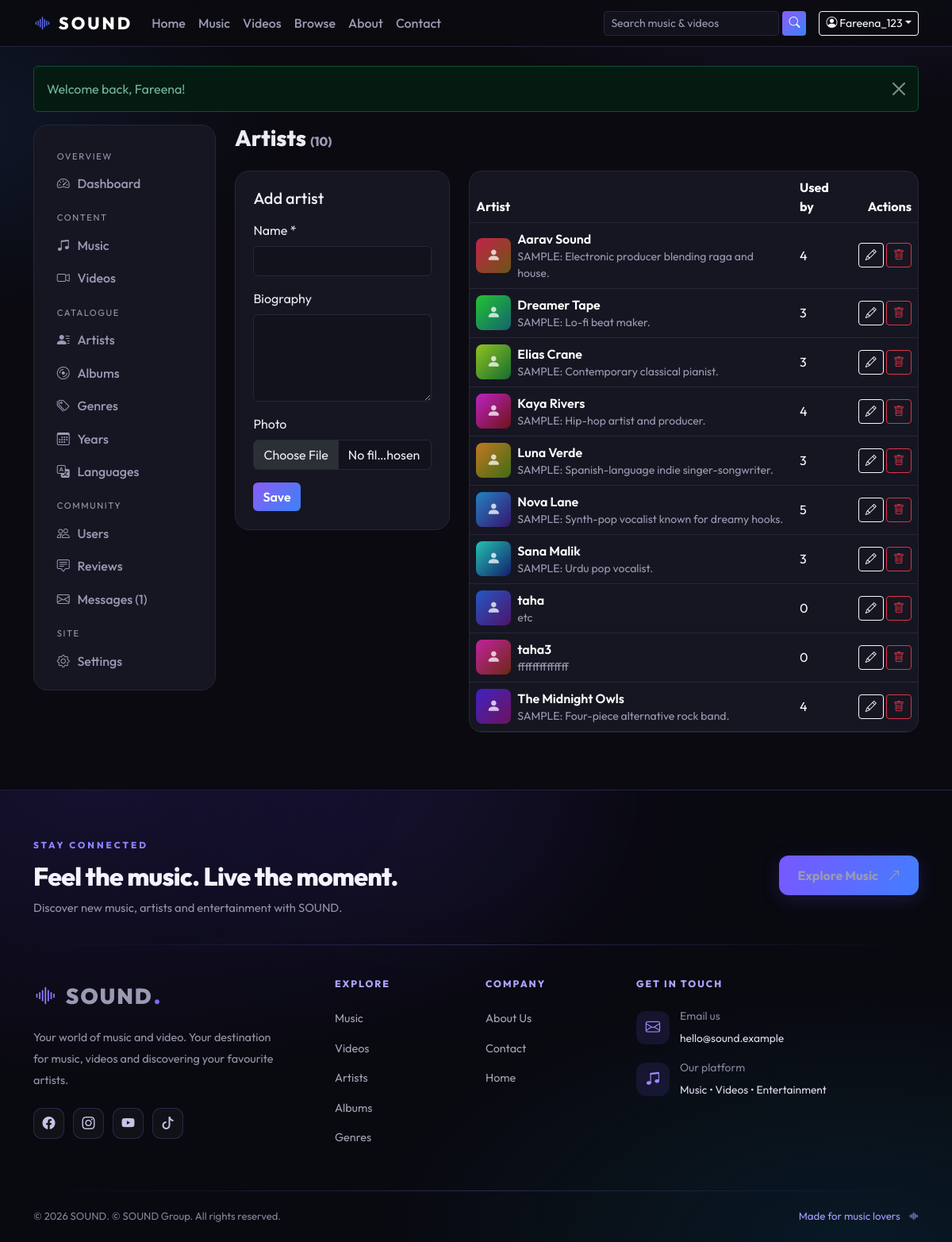
The app's page /admin/taxonomy.php (signed in) with its own data.
### tables this page shows
CREATE TABLE `users` (
  `id` int(10) UNSIGNED NOT NULL,
  `user_id` varchar(30) NOT NULL,
  `full_name` varchar(100) NOT NULL,
  `address` varchar(255) NOT NULL,
  `phone` varchar(25) NOT NULL,
  `email` varchar(120) NOT NULL,
  `password_hash` varchar(255) NOT NULL,
  `role` enum('user','admin') NOT NULL DEFAULT 'user',
  `status` enum('active','suspended') NOT NULL DEFAULT 'active',
  `created_at` timestamp NOT NULL DEFAULT current_timestamp()
);

CREATE TABLE `artists` (
  `id` int(10) UNSIGNED NOT NULL,
  `name` varchar(100) NOT NULL,
  `bio` text DEFAULT NULL,
  `image` varchar(255) DEFAULT NULL,
  `created_at` timestamp NOT NULL DEFAULT current_timestamp()
);

### admin/taxonomy.php (the view, shortened to what this page needs)
<?php
require_once __DIR__ . '/../includes/bootstrap.php';
require_admin();
$u = fn($col, $tbl = 'music') => "(SELECT COUNT(*) FROM $tbl x WHERE x.$col=%s)";
$cfg = [
  'artists' => [
    'Artist',
    'artists',
    'id',
    [['name', 'Name', 'text', 1], ['bio', 'Biography', 'textarea', 0], ['image', 'Photo', 'file', 0]],
    'SELECT a.id, a.name label, LEFT(a.bio,90) sub, a.image img, (SELECT COUNT(*) FROM music m WHERE m.artist_id=a.id)+(SELECT COUNT(*) FROM videos v WHERE v.artist_id=a.id)+(SELECT COUNT(*) FROM albums b WHERE b.artist_id=a.id) uses FROM artists a ORDER BY a.name'
  ],
  'albums' => [
    'Album',
    'albums',
    'id',
    [['title', 'Title', 'text', 1], ['artist_id', 'Artist', 'select:artists:id:name', 1], ['year', 'Year', 'select:years:year:year', 0], ['cover', 'Cover image', 'file', 0]],
    "SELECT al.id, al.title label, CONCAT(ar.name, IFNULL(CONCAT(' · ',al.year),'')) sub, al.cover img, (SELECT COUNT(*) FROM music m WHERE m.album_id=al.id) uses FROM albums al JOIN artists ar ON ar.id=al.artist_id ORDER BY al.title"
  ],
  'genres' => ['Genre', 'genres', 'id', [['name', 'Name', 'text', 1]], 'SELECT g.id, g.name label, NULL sub, NULL img, (SELECT COUNT(*) FROM music m WHERE m.genre_id=g.id)+(SELECT COUNT(*) FROM videos v WHERE v.genre_id=g.id) uses FROM genres g ORDER BY g.name'],
  'languages' => ['Language', 'languages', 'id', [['name', 'Name', 'text', 1]], 'SELECT l.id, l.name label, NULL sub, NULL img, (SELECT COUNT(*) FROM music m WHERE m.language_id=l.id)+(SELECT COUNT(*) FROM videos v WHERE v.language_id=l.id) uses FROM languages l ORDER BY l.name'],
  'years' => ['Year', 'years', 'year', [['year', 'Year (1900–2100)', 'number', 1]], 'SELECT y.year id, y.year label, NULL sub, NULL img, (SELECT COUNT(*) FROM music m WHERE m.year=y.year)+(SELECT COUNT(*) FROM videos v WHERE v.year=y.year)+(SELECT COUNT(*) FROM albums b WHERE b.year=y.year) uses FROM years y ORDER BY y.year DESC'],
];
$tk = $_GET['t'] ?? $_POST['t'] ?? 'artists';
[$label, $table, $pk, $fields, $listSql] = $cfg[$tk];
$self = 'admin/taxonomy.php?t=' . $tk;
require __DIR__ . '/_top.php';
$editId = isset($_GET['edit']) ? (int) $_GET['edit'] : 0;
$row = $editId ? one("SELECT * FROM $table WHERE $pk=?", [$editId]) : [];
$list = all($listSql);
?>
<div class="page-head">
  <h1 class="h3"><?= e($label) ?>s <small class="text-muted fs-6">(<?= count($list) ?>)</small></h1>
</div>
<div class="row g-4">
  <div class="col-xl-4">
    <form method="post" enctype="multipart/form-data" class="panel vstack gap-3"><?= csrf_field() ?><input type="hidden"
      <h2 class="h5 mb-0"><?= $editId ? 'Edit' : 'Add' ?> <?= e(strtolower($label)) ?></h2>
      <?php foreach ($fields as [$col, $lab, $ty, $req]): ?>
        <div><label class="form-label"><?= e($lab) ?><?= $req ? ' *' : '' ?></label>
          <?php if ($ty === 'textarea'): ?><textarea name="<?= $col ?>" rows="4" class="form-control"
              maxlength="3000"><?= e($row[$col] ?? '') ?></textarea>
          <?php elseif ($ty === 'file'): ?><input type="file" name="<?= $col ?>" accept="image/jpeg,image/png,image/webp"
              class="form-control"><?php if (!empty($row[$col])): ?>
              <div class="form-text">Current image kept unless you upload a new one.</div><?php endif; ?>
          <?php else: ?><input name="<?= $col ?>" type="<?= $ty === 'number' ? 'number' : 'text' ?>" class="form-control"
              value="<?= e($row[$col] ?? '') ?>" <?= $ty === 'number' ? 'min="1900" max="2100"' : 'maxlength="150"' ?>     <?= $req ? 'required' : '' ?>     <?= $tk === 'years' && $editId ? 'readonly' : '' ?>><?php endif; ?>
        </div><?php endforeach; ?>
      <div class="d-flex gap-2"><button class="btn btn-sound">Save</button><?php if ($editId): ?><a
            href="<?= e(url($self)) ?>" class="btn btn-outline-light">Cancel</a><?php endif; ?></div>
    </form>
  </div>
  <div class="col-xl-8">
    <div class="table-wrap">
      <table class="table align-middle mb-0">
        <thead>
          <tr>
            <th><?= e($label) ?></th>
            <th>Used by</th>
            <th class="text-end">Actions</th>
          </tr>
        </thead>
        <tbody>
          <?php foreach ($list as $r): ?>
            <tr>
              <td>
                <div class="d-flex align-items-center gap-2"><?php if ($tk === 'artists' || $tk === 'albums'): ?>
                    <div class="thumb-sm">
                      <?= cover_html(['id' => $r['id'], 'title' => $r['label'], $tk === 'artists' ? 'image' : 'cover' => $r['img']], $tk === 'artists' ? 'artist' : 'music') ?>
                    </div><?php endif; ?>
                  <div>
                    <div class="fw-semibold"><?= e($r['label']) ?></div><?php if ($r['sub']): ?>
                      <div class="small text-muted"><?= e($r['sub']) ?></div><?php endif; ?>
                  </div>
                </div>
              </td>
              <td><?= (int) $r['uses'] ?></td>
              <td class="text-end text-nowrap"><?php if ($tk !== 'years'): ?><a class="btn btn-sm btn-outline-light"
                    href="?t=<?= e($tk) ?>&edit=<?= (int) $r['id'] ?>"><i class="bi bi-pencil"></i></a> <?php endif; ?>
                <form method="post" class="d-inline"><?= csrf_field() ?><input type="hidden" name="do"
                    value="<?= (int) $r['id'] ?>"><button class="btn btn-sm btn-outline-danger"
                    data-confirm="Delete this <?= e(strtolower($label)) ?>?"><i class="bi bi-trash"></i></button></form>
              </td>
            </tr>
          <?php endforeach;
            echo '<tr><td colspan="3" class="text-center text-muted py-4">Nothing here yet.</td></tr>'; ?>
        </tbody>
      </table>
    </div>
  </div>
</div>
<?php require __DIR__ . '/_bottom.php'; ?>

### includes/header.php (shortened to what this page needs)
<?php
require_once __DIR__ . '/bootstrap.php';
$me = current_user();
$pageTitle = ($title ?? '') ? $title . ' · ' . setting('site_name', 'SOUND') : setting('site_name', 'SOUND') . ' – ' . setting('tagline');
$nav = ['index.php' => 'Home', 'music.php' => 'Music', 'videos.php' => 'Videos', 'browse.php' => 'Browse', 'about.php' => 'About', 'contact.php' => 'Contact'];
$_cur = basename($_SERVER['SCRIPT_NAME']);
?><!doctype html>
<html lang="en" data-bs-theme="dark">
<head>
<link href="https://cdn.jsdelivr.net/npm/bootstrap@5.3.3/dist/css/bootstrap.min.css" rel="stylesheet">
<link href="https://cdn.jsdelivr.net/npm/bootstrap-icons@1.11.3/font/bootstrap-icons.min.css" rel="stylesheet">
<link href="<?= e(url('assets/css/style.css')) ?>" rel="stylesheet">
</head>
<body>
<nav class="navbar navbar-expand-lg sound-nav sticky-top">
  <div class="container">
    <a class="navbar-brand brand" href="<?= e(url('index.php')) ?>"><i class="bi bi-soundwave"></i> <?= e(setting('site_name', 'SOUND')) ?></a>
    <div class="collapse navbar-collapse" id="mainNav">
      <ul class="navbar-nav me-auto mb-2 mb-lg-0">
        <?php foreach ($nav as $_href => $_label): ?><li class="nav-item"><a class="nav-link<?= $_cur === $_href ? ' active' : '' ?>" href="<?= e(url($_href)) ?>"><?= e($_label) ?></a></li><?php endforeach; ?>
      </ul>
      <form class="d-flex me-lg-3 my-2 my-lg-0 nav-search" action="<?= e(url('search.php')) ?>" method="get" role="search">
        <input class="form-control form-control-sm" type="search" name="q" placeholder="Search music & videos" aria-label="Search" maxlength="100">
        <button class="btn btn-sm btn-sound ms-1" aria-label="Search"><i class="bi bi-search"></i></button>
      </form>
      <div class="d-flex align-items-center gap-2">
      <?php if ($me): ?>
        <div class="dropdown">
          <button class="btn btn-sm btn-outline-light dropdown-toggle" data-bs-toggle="dropdown"><i class="bi bi-person-circle"></i> <?= e($me['user_id']) ?></button>
        </div>
      <?php else: ?>
        <a class="btn btn-sm btn-outline-light" href="<?= e(url('login.php')) ?>">Log in</a>
        <a class="btn btn-sm btn-sound" href="<?= e(url('register.php')) ?>">Sign up</a>
      <?php endif; ?>
      </div>
    </div>
  </div>
</nav>
<main class="container py-4 main-wrap">
<?= flash_render() ?>

### includes/bootstrap.php (shortened to what this page needs)
<?php
function db(): PDO {
    static $pdo = null;
    if ($pdo) return $pdo;
    try {
        $pdo = new PDO('mysql:host=' . DB_HOST . ';dbname=' . DB_NAME . ';charset=utf8mb4', DB_USER, DB_PASS, [
            PDO::ATTR_ERRMODE => PDO::ERRMODE_EXCEPTION,
            PDO::ATTR_DEFAULT_FETCH_MODE => PDO::FETCH_ASSOC,
            PDO::ATTR_EMULATE_PREPARES => false,
            PDO::MYSQL_ATTR_INIT_COMMAND => "SET NAMES utf8mb4, time_zone = '+00:00'",
        ]);
    } catch (PDOException $e) {
        http_response_code(500);
        exit('<h2 style="font-family:sans-serif">Database connection failed.</h2><p style="font-family:sans-serif">Check <code>includes/config.php</code> and make sure you imported <code>database/sound_db.sql</code>.</p>');
    }
    return $pdo;
}
function q(string $sql, array $p = []): PDOStatement { $s = db()->prepare($sql); $s->execute($p); return $s; }
function one(string $sql, array $p = []) { return q($sql, $p)->fetch() ?: null; }
function all(string $sql, array $p = []): array { return q($sql, $p)->fetchAll(); }
function e($v): string { return htmlspecialchars((string)$v, ENT_QUOTES | ENT_SUBSTITUTE, 'UTF-8'); }
function url(string $path = ''): string { return BASE_URL . '/' . ltrim($path, '/'); }
function setting(string $key, string $default = ''): string {
    static $cache = null;
    if ($cache === null) { $cache = []; foreach (all('SELECT setting_key, setting_value FROM settings') as $r) $cache[$r['setting_key']] = $r['setting_value']; }
    return $cache[$key] ?? $default;
}
function flash_render(): string {
    $out = '';
    foreach ($_SESSION['flash'] ?? [] as [$t, $m]) $out .= '<div class="alert alert-' . e($t) . ' alert-dismissible fade show" role="alert">' . e($m) . '<button type="button" class="btn-close" data-bs-dismiss="alert"></button></div>';
    return $out;
}
function current_user(): ?array {
    static $u = false;
    if ($u !== false) return $u;
    $u = null;
    if (!empty($_SESSION['uid'])) {
        $u = one('SELECT * FROM users WHERE id = ?', [$_SESSION['uid']]);
    }
    return $u;
}
function require_login(): array {
    $u = current_user();
    return $u;
}
function require_admin(): array {
    $u = require_login();
    return $u;
}
function hue(int $id): int { return ($id * 47) % 360; }
function cover_html(array $r, string $type, string $class = ''): string {
    $file = $r['cover'] ?? $r['thumbnail'] ?? $r['image'] ?? null;
    $h = hue((int)$r['id'] + ($type === 'video' ? 5 : ($type === 'artist' ? 11 : 0)));
    $icon = $type === 'video' ? 'bi-play-circle-fill' : ($type === 'artist' ? 'bi-person-fill' : 'bi-music-note-beamed');
    return '<div class="cover cover-ph ' . e($class) . '" style="--h:' . $h . '"><i class="bi ' . $icon . '"></i></div>';
}

### assets/css/style.css (style rules this page uses)
:root { --bg:#0a0a10;--bg2:#12121c;--card:#161622;--line:#262638;--p:#8b5cf6;--b:#3b82f6;--txt:#ececf5;--mut:#9a9ab3;--grad:linear-gradient(135deg,#8b5cf6,#3b82f6) }
html { scroll-behavior:smooth }
body { font-family:'Outfit',system-ui,-apple-system,Segoe UI,Roboto,sans-serif;background:radial-gradient(1000px 500px at 85% -10%,rgba(139,92,246,.18),transparent 60%),radial-gradient(800px 400px at -10% 10%,rgba(59,130,246,.12),transparent 60%),var(--bg);background-attachment:fixed;color:var(--txt);min-height:100vh }
[data-bs-theme=dark] { --bs-body-bg:var(--bg);--bs-body-color:var(--txt);--bs-border-color:var(--line);--bs-link-color:#a78bfa;--bs-link-hover-color:#c4b5fd;--bs-secondary-color:var(--mut) }
a { text-decoration:none }
.text-muted { color:var(--mut)!important }
.main-wrap { min-height:70vh }
.sound-nav { background:rgba(10,10,16,.8);backdrop-filter:blur(14px);border-bottom:1px solid var(--line) }
.brand { font-weight:800;letter-spacing:.14em;font-size:1.35rem;color:#fff!important }
.brand i { background:var(--grad);-webkit-background-clip:text;background-clip:text;color:transparent }
.sound-nav .nav-link { color:var(--mut);font-weight:500;position:relative }
.nav-search input { background:var(--bg2);border-color:var(--line);min-width:220px }
.form-control,.form-select { background-color:var(--bg2);border-color:var(--line) }
.btn-sound { background:var(--grad);border:0;color:#fff;font-weight:600;transition:transform .15s,box-shadow .2s,filter .2s }
.page-head { margin-bottom:1.5rem }
.page-head h1 { font-weight:800;margin:0 }
.cover { width:100%;height:100%;object-fit:cover;display:block }
.cover-ph { display:flex;align-items:center;justify-content:center;background:linear-gradient(135deg,hsl(var(--h) 70% 45%),hsl(calc(var(--h) + 60) 70% 25%));color:rgba(255,255,255,.75);font-size:3rem;aspect-ratio:inherit;min-height:100% }
.panel { background:var(--card);border:1px solid var(--line);border-radius:18px;padding:1.4rem }
.table { --bs-table-bg:transparent;--bs-table-border-color:var(--line) }
.table-wrap { background:var(--card);border:1px solid var(--line);border-radius:16px;overflow:auto }
.thumb-sm { width:44px;height:44px;border-radius:8px;overflow:hidden;flex:none }
.thumb-sm .cover-ph { font-size:1.1rem;min-height:44px }

### records on screen
users: user "Fareena_123"
artists: $h 345 (drawn), name "Aarav Sound", sub "SAMPLE: Electronic producer blending raga and house.", uses "4"
artists: $h 126 (drawn), name "Dreamer Tape", sub "SAMPLE: Lo-fi beat maker.", uses "3"
artists: $h 79 (drawn), name "Elias Crane", sub "SAMPLE: Contemporary classical pianist.", uses "3"
artists: $h 298 (drawn), name "Kaya Rivers", sub "SAMPLE: Hip-hop artist and producer.", uses "4"
artists: $h 32 (drawn), name "Luna Verde", sub "SAMPLE: Spanish-language indie singer-songwriter.", uses "3"
artists: $h 204 (drawn), name "Nova Lane", sub "SAMPLE: Synth-pop vocalist known for dreamy hooks.", uses "5"
artists: $h 173 (drawn), name "Sana Malik", sub "SAMPLE: Urdu pop vocalist.", uses "3"
artists: $h 220 (drawn), name "taha", sub "etc", uses "0"
artists: $h 314 (drawn), name "taha3", sub "ffffffffffffff", uses "0"
artists: $h 251 (drawn), name "The Midnight Owls", sub "SAMPLE: Four-piece alternative rock band.", uses "4"

### other values on screen
setting('site_name', 'SOUND') "SOUND"
$_label "Home"
$_label "Music"
$_label "Videos"
$_label "Browse"
$_label "About"
$_label "Contact"
$m "Welcome back, Fareena!"
$l[1] "OVERVIEW"
$l[1] "Dashboard"
$l[1] "CONTENT"
$l[1] "Music"
$l[1] "Videos"
$l[1] "CATALOGUE"
$l[1] "Artists"
